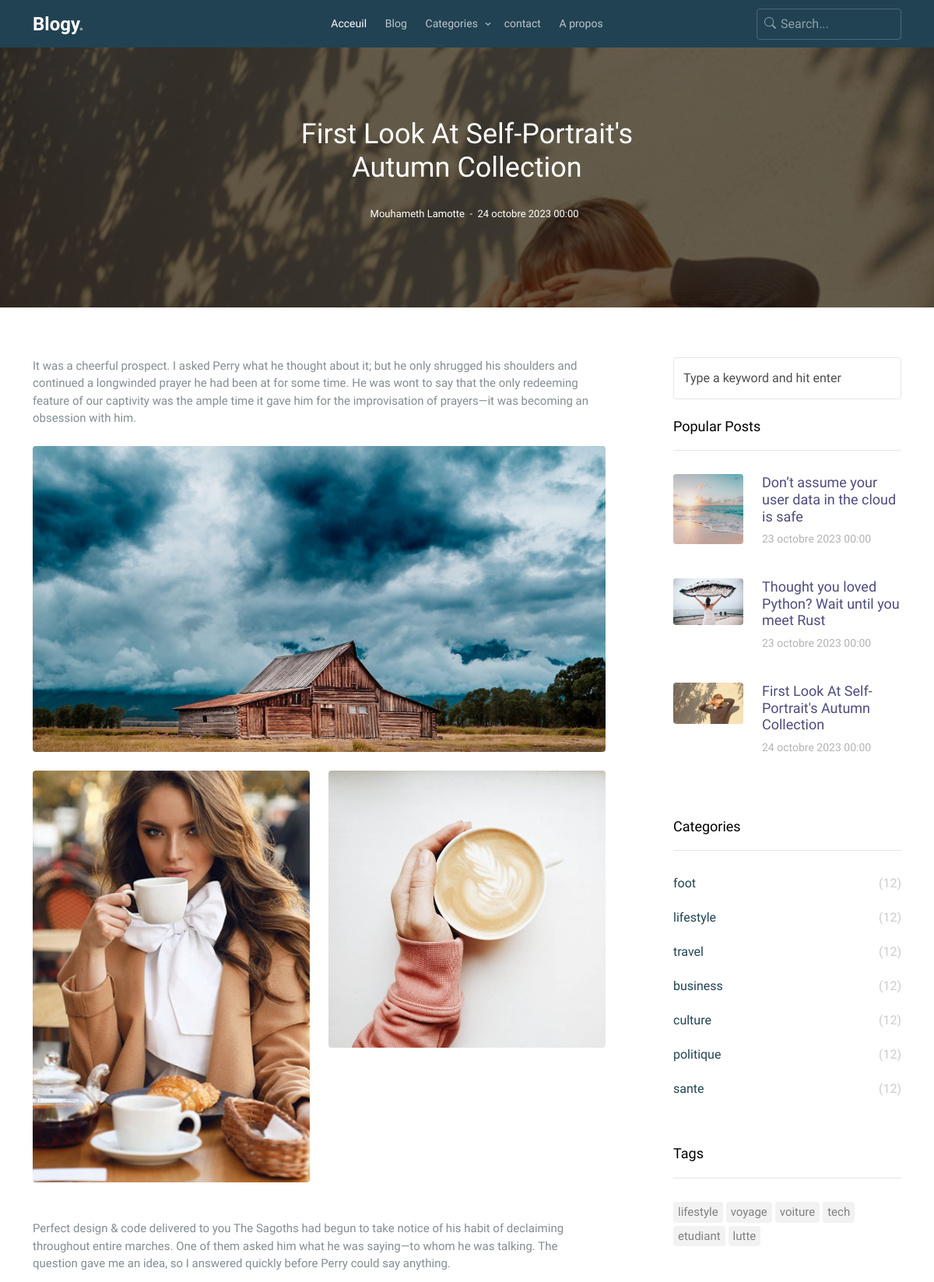
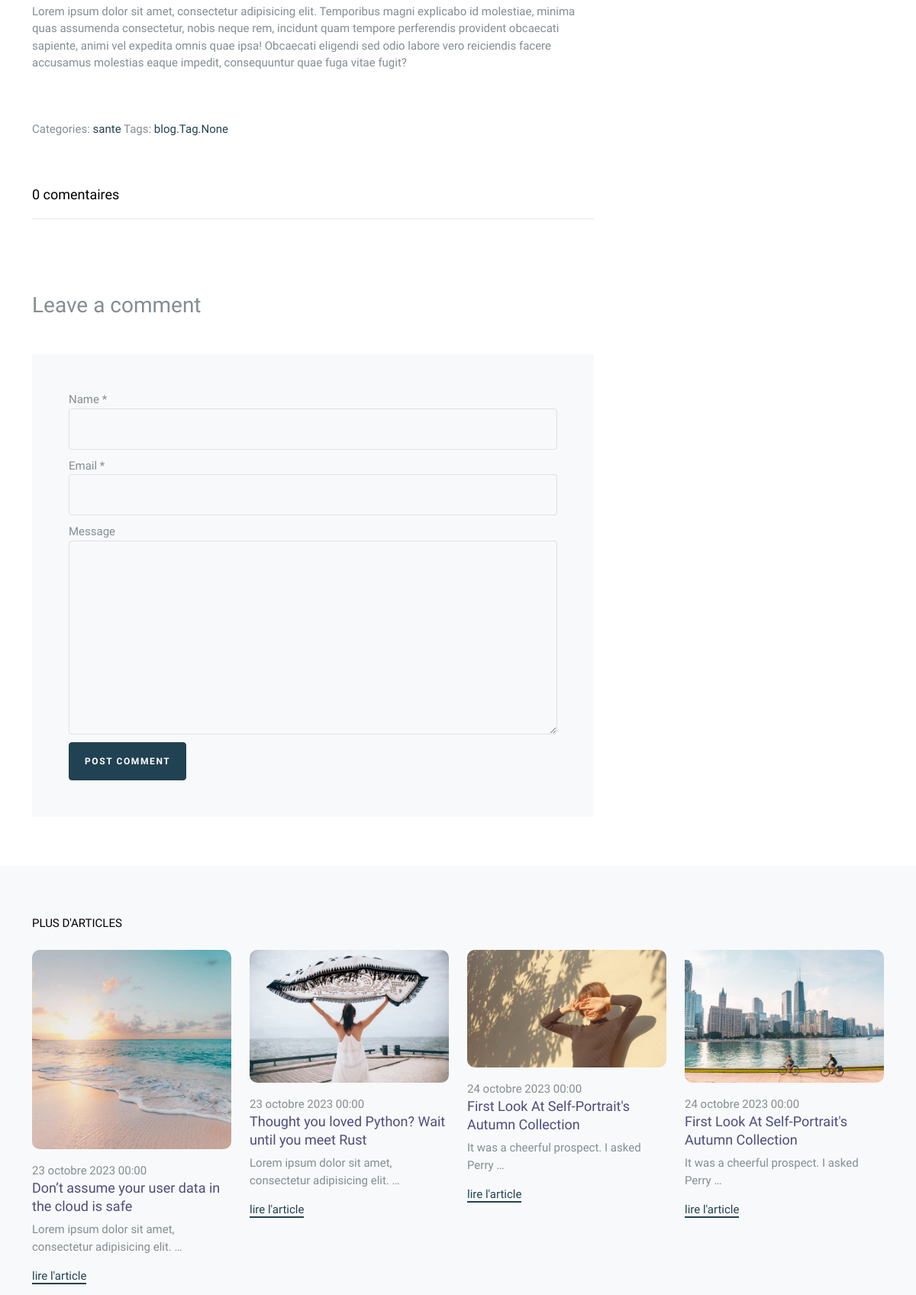
Screenshot of /post/8 (upper part) with the database file from the repository (2 pictures, top to bottom).
### blog/models.py (models this page shows, shortened)
class Post(models.Model):
    title = models.CharField(max_length=200)
    image = models.ImageField(upload_to='media')
    date = models.DateTimeField(auto_now=False, auto_now_add=True)
    author = models.ForeignKey(User, on_delete=models.CASCADE)
    partie1 = models.TextField()
    image1_partie1 = models.ImageField(upload_to='media', blank=True)
    image2_partie1 = models.ImageField(upload_to='media', blank=True)
    image3_partie1 = models.ImageField(upload_to='media', blank=True)
    partie2 = models.TextField(blank=True)
    image1_partie2 = models.ImageField(upload_to='media', blank=True)
    image2_partie2 = models.ImageField(upload_to='media', blank=True)
    image3_partie2 = models.ImageField(upload_to='media', blank=True)
    partie3 = models.TextField(blank=True)
    image1_partie3 = models.ImageField(upload_to='media', blank=True)
    image2_partie3 = models.ImageField(upload_to='media', blank=True)
    image3_partie3 = models.ImageField(upload_to='media', blank=True)
    partie4 = models.TextField(blank=True)
    image1_partie4 = models.ImageField(upload_to='media', blank=True)
    image2_partie4 = models.ImageField(upload_to='media', blank=True)
    image3_partie4 = models.ImageField(upload_to='media', blank=True)
    tags = models.ManyToManyField(Tag, blank=True)
    categorie = models.ForeignKey(Categorie, on_delete=models.CASCADE,  blank=True, null=True)
    class Meta:
        verbose_name = 'Post'
        verbose_name_plural = 'Posts'

class Categorie(models.Model):
    name = models.CharField(max_length=50)
    class Meta:
        verbose_name = ("Categorie")
        verbose_name_plural = ("Categories")
    def __str__(self):
        return self.name

class Tag(models.Model):
    name = models.CharField(max_length=50)
    class Meta:
        verbose_name = 'Tag'
        verbose_name_plural = 'Tags'

### blog/views.py (the view)
# urls.py: path('post/<int:post_id>' , views.single, name='single'),
def single(request, post_id):
    post = Post.objects.get(pk = post_id)
    comments = Comment.objects.filter(post = post_id)
    if request.method == 'POST':
        form = CommentForm(request.POST, request.FILES)
        if form.is_valid():
            form.save()
            return redirect('blog')
        else :
            print('invalide form')
    else:
        form = CommentForm()
    context = {
        'post': post,
        'comments' : comments,
        'form' : form
    }
    return render(request, 'blog/pages/single.html', context)

### blog/forms.py
class CommentForm(forms.ModelForm):
    class Meta:
        model = Comment
        fields = ('username', 'email', 'post', 'message')
        widgets = {
            'username' : forms.TextInput(attrs={
                'class' : 'form-control'
            }),
            'email' : forms.EmailInput(attrs={
                'class' : 'form-control'
            }),
            'message': forms.Textarea(attrs={
                'class' : 'form-control'
            })
        }

### blogy/context_processor.py (called while the page is built)
def all(request):
    all_tags = Tag.objects.all()
    all_categories = Categorie.objects.all()
    most_popular_posts = Post.objects.all()[:3]
    random_posts = Post.objects.all()
    recent_post = Post.objects.all().order_by('-date')[:2]
    blog = Blog.objects.get(pk = 1)
    context = {
        'all_tags' : all_tags,
        'all_categories' : all_categories,
        'most_popular_posts' : most_popular_posts,
        'random_posts' : random_posts,
        'recent_posts': recent_post,
        'blog' : blog
    }
    return context

### blog/templates/blog/pages/single.html (shortened to what this page needs)
{% extends "blog/base.html" %}
{% block main %}
  <div class="site-cover site-cover-sm same-height overlay single-page" style="background-image: url('{{ post.image.url }}');">
    <div class="container">
      <div class="row same-height justify-content-center">
        <div class="col-md-6">
          <div class="post-entry text-center">
            <h1 class="mb-4">{{ post.title }}</h1>
            <div class="post-meta align-items-center text-center">
            {% if post.author.first_name and post.author.last_name %}
            <span class="d-inline-block mt-1">{{ post.author.first_name }} {{ post.author.last_name }}</span>
            {% else %}
            <span class="d-inline-block mt-1">{{ post.author.username }}</span>
            {% endif %}
              <span>&nbsp;-&nbsp; {{ post.date }}</span>
            </div>
          </div>
        </div>
      </div>
    </div>
  </div>
  <section class="section">
    <div class="container">
      <div class="row blog-entries element-animate">
        <div class="col-md-12 col-lg-8 main-content">
          <div class="post-content-body">
            <p>{{ post.partie1 }}</p>
            <div class="row my-4">
              <div class="col-md-12 mb-4">
                <img src="{{ post.image1_partie1.url }}" alt="Image placeholder" class="img-fluid rounded">
              </div>
              <div class="col-md-6 mb-4">
                <img src="{{ post.image2_partie1.url }}" alt="Image placeholder" class="img-fluid rounded">
              </div>
              <div class="col-md-6 mb-4">
                <img src="{{ post.image3_partie1.url }}" alt="Image placeholder" class="img-fluid rounded">
              </div>
            </div>
            <p>{{ post.partie2 }}</p>
            <p>Lorem ipsum dolor sit amet, consectetur adipisicing elit. Temporibus magni explicabo id molestiae, minima quas assumenda consectetur, nobis neque rem, incidunt quam tempore perferendis provident obcaecati sapiente, animi vel expedita omnis quae ipsa! Obcaecati eligendi sed odio labore vero reiciendis facere accusamus molestias eaque impedit, consequuntur quae fuga vitae fugit?</p>
          </div>
          <div class="pt-5">
            <p>Categories:  <a href="#"> {{ post.categorie }}</a>  Tags: <a href="#">
                <a href="#">{{ post.tags }}</a>
            </p>
          </div>
          <div class="pt-5 comment-wrap">
            <h3 class="mb-5 heading">{{ comments|length }} comentaires</h3>
            <div class="comment-form-wrap pt-5">
              <h3 class="mb-5">Leave a comment</h3>
              <form action="" method = 'POST'  class="p-5 bg-light">
                <div class="form-group">
                  <label for="name">Name *</label>
                  {{ form.username }}
                </div>
                <div class="form-group">
                  <label for="email">Email *</label>
                  {{ form.email }}
                </div>
                <div class="form-group">
                  <label for="message">Message</label>
                  {{ form.message }}
                </div>
                <div class="form-group">
                  <input type="submit" value="Post Comment" class="btn btn-primary">
                </div>
              </form>
            </div>
          </div>
        </div>
        {% include "blog/includes/slidebar.html" %}
    </div>
  </section>
  <section class="section posts-entry posts-entry-sm bg-light">
    <div class="container">
      <div class="row mb-4">
        <div class="col-12 text-uppercase text-black">Plus d'articles</div>
      </div>
      <div class="row">
        {% for post in random_posts %}
        {% include "blog/includes/post_card_grid.html" %}
        {% endfor %}
      </div>
    </div>
  </section>
{% endblock main %}

### blog/templates/blog/includes/slidebar.html
<div class="col-lg-4 sidebar">
    <div class="sidebar-box search-form-wrap mb-4">
      <form action="#" class="sidebar-search-form">
        <input type="text" class="form-control" id="s" placeholder="Type a keyword and hit enter">
      </form>
    </div>
    <div class="sidebar-box">
      <h3 class="heading">Popular Posts</h3>
      <div class="post-entry-sidebar">
        <ul>
            {% for post in most_popular_posts %}
            <li>
                <a href="">
                  <img src="{{ post.image.url }}" alt="Image placeholder" class="me-4 rounded">
                  <div class="text">
                    <h4>{{ post.title }}</h4>
                    <div class="post-meta">
                      <span class="mr-2">{{ post.date }}</span>
                    </div>
                  </div>
                </a>
              </li>
              {% endfor %}
        </ul>
      </div>
    </div>
    <div class="sidebar-box">
      <h3 class="heading">Categories</h3>
      <ul class="categories">
        {% for categorie in all_categories %}
        <li><a href="#">{{ categorie.name }}<span>(12)</span></a></li>
        {% endfor %}
      </ul>
    </div>
    <div class="sidebar-box">
      <h3 class="heading">Tags</h3>
      <ul class="tags">
        {% for tag in all_tags %}
        <li><a href="#">{{ tag.name }}</a></li>
        {% endfor %}
      </ul>
    </div>
  </div>

### blog/templates/blog/includes/post_card_grid.html
<div class="col-md-6 col-lg-3">
    <div class="blog-entry">
      <a href="single.html" class="img-link">
        <img src="{{ post.image.url }}" alt="Image" class="img-fluid">
      </a>
      <span class="date"> {{ post.date }} </span>
      <h2><a href="single.html">{{ post.title }}</a></h2>
      <p>{{ post.partie1|truncatewords:8 }}</p>
      <p><a href="#" class="read-more">lire l'article</a></p>
    </div>
</div>

### rows the page displays
Post: image (picture), title "First Look At Self-Portrait's Autumn Collection", author.first_name "Mouhameth", author.last_name "Lamotte", date "24 octobre 2023 00:00", partie1 "It was a cheerful prospect. I asked Perry what he thought about it; but he only shrugged his shoulders and continued a longwinded prayer he had been at for some time. He was wont to say that the only redeeming feature of our captivity was the ample time it gave him for the improvisation of prayers—it was becoming an obsession with him.", image1_partie1 (picture), image2_partie1 (picture), image3_partie1 (picture), partie2 "Perfect design & code delivered to you The Sagoths had begun to take notice of his habit of declaiming throughout entire marches. One of them asked him what he was saying—to whom he was talking. The question gave me an idea, so I answered quickly before Perry could say anything.", categorie "sante", tags "blog.Tag.None", partie1 "It was a cheerful prospect. I asked Perry …"
Post: image (picture), title "Don’t assume your user data in the cloud is safe", date "23 octobre 2023 00:00", partie1 "Lorem ipsum dolor sit amet, consectetur adipisicing elit. …"
Post: image (picture), title "Thought you loved Python? Wait until you meet Rust", date "23 octobre 2023 00:00", partie1 "Lorem ipsum dolor sit amet, consectetur adipisicing elit. …"
Categorie: name "foot"
Categorie: name "lifestyle"
Categorie: name "travel"
Categorie: name "business"
Categorie: name "culture"
Categorie: name "politique"
Categorie: name "sante"
Tag: name "lifestyle"
Tag: name "voyage"
Tag: name "voiture"
Tag: name "tech"
Tag: name "etudiant"
Tag: name "lutte"
Post: image (picture), date "24 octobre 2023 00:00", title "First Look At Self-Portrait's Autumn Collection", partie1 "It was a cheerful prospect. I asked Perry …"

### other values shown
{{ comments|length }} "0"
